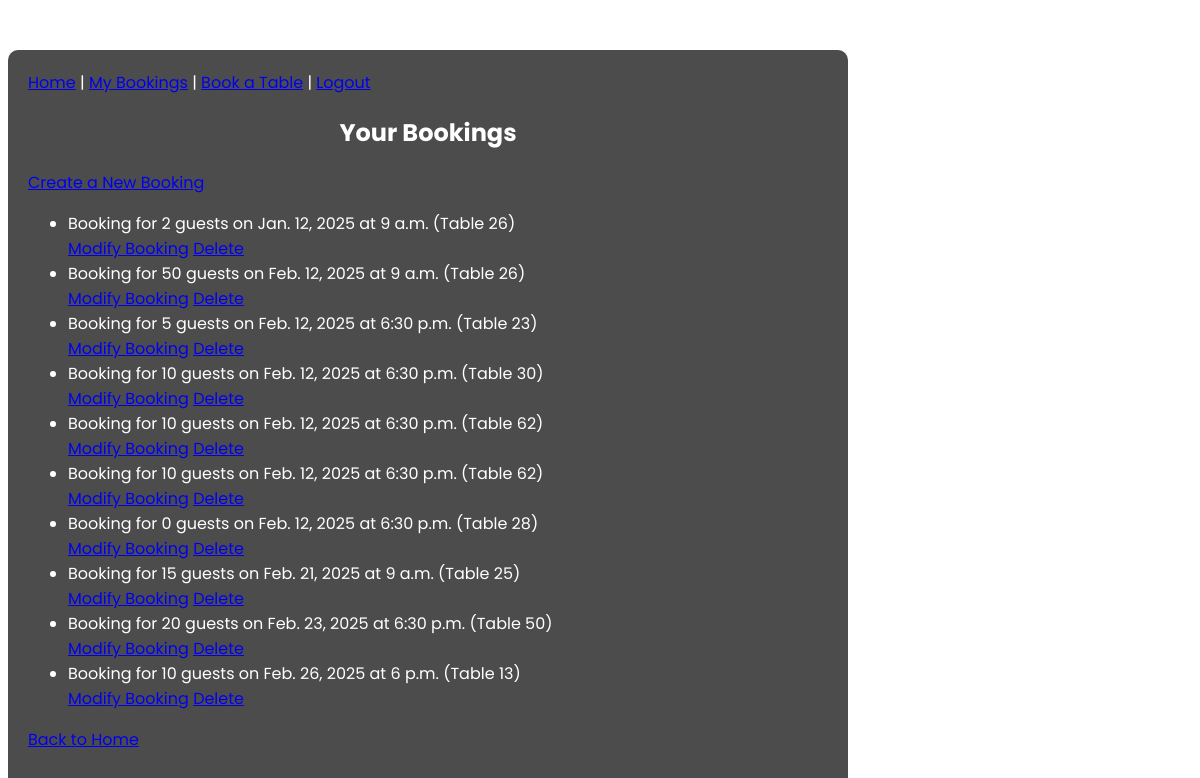
/bookings/ (signed in), run on an earlier commit of the app's database.
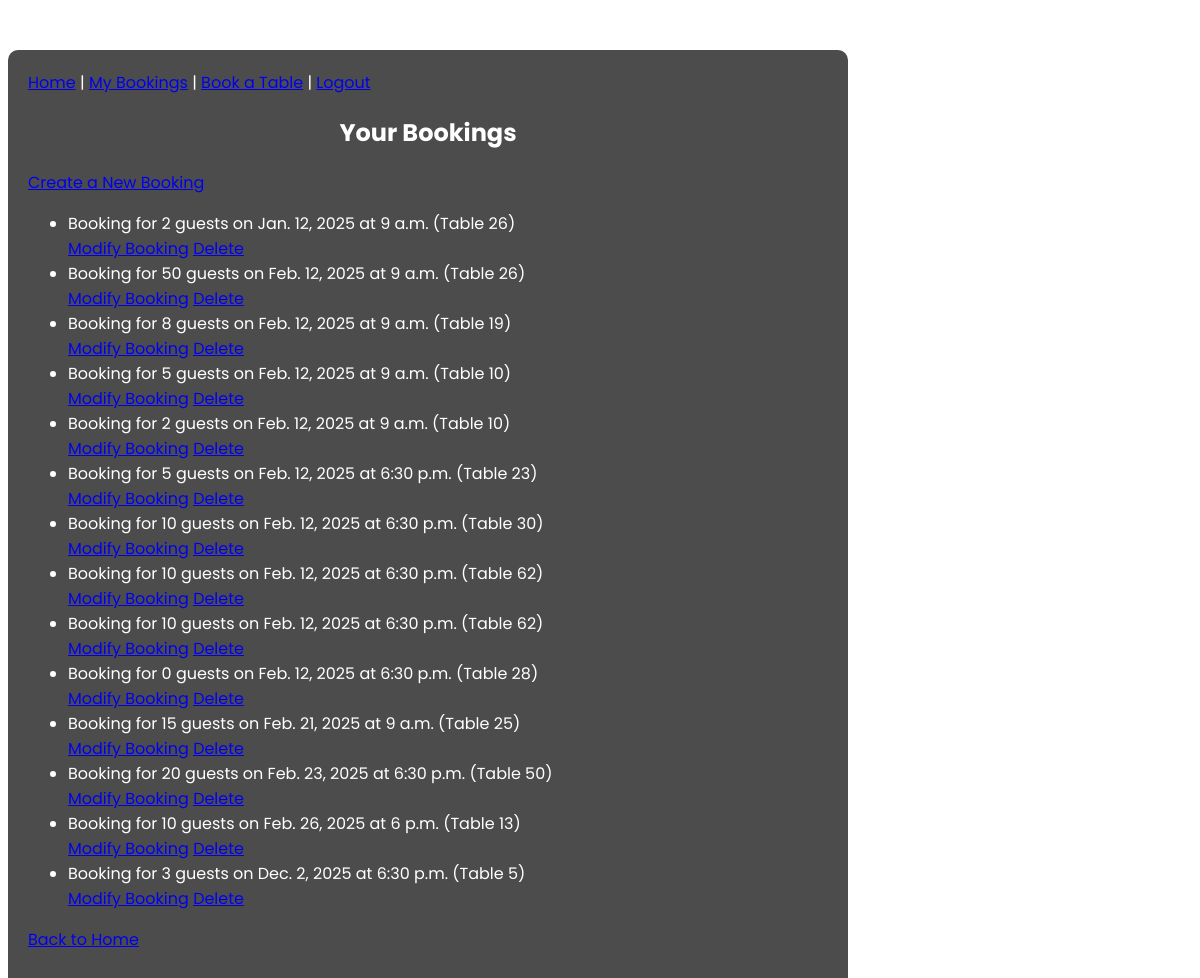
And on a later commit of the database.
### accounts/models.py (models this page shows, shortened)
class Booking(models.Model):
    user = models.ForeignKey(User, on_delete=models.CASCADE)
    table_number = models.PositiveIntegerField(
        validators=[MinValueValidator(1), MaxValueValidator(20)]
    )
    date = models.DateField()
    time = models.TimeField()
    guests = models.PositiveIntegerField(
        validators=[MinValueValidator(1), MaxValueValidator(10)]
    )
    class Meta:
        ordering = ['date', 'time']

### restaurant_booking/views.py (the view)
@login_required
def view_bookings(request):
    if request.user.is_staff:
        bookings = Booking.objects.all()
    else:
        bookings = Booking.objects.filter(user=request.user)
    for booking in bookings:
        print(
            f"Booking ID: {booking.id}, "
            f"Date: {booking.date}, "
            f"Time: {booking.time}, "
        )
    return render(
        request,
        "bookings/booking_list.html",
        {"bookings": bookings}
    )

### templates/bookings/booking_list.html
{% extends "base.html" %} {% block content %}
<h2>Your Bookings</h2>
<p><a href="{% url 'create_booking' %}">Create a New Booking</a></p>
{% if bookings %}
<ul>
  {% for booking in bookings %}
  <li>
    Booking for {{ booking.guests }} guests on {{ booking.date }} at {{ booking.time|time }} (Table {{ booking.table_number }})
    <br />
    <a href="{% url 'modify_booking' booking.id %}">Modify Booking</a>
    <a
      href="{% url 'cancel_booking' booking.id %}"
      onclick="return confirm('Are you sure you want to cancel this booking?');"
    >
      Delete
    </a>
  </li>
  {% endfor %}
</ul>
{% else %}
<p>No bookings found.</p>
{% endif %}
<p><a href="{% url 'home' %}">Back to Home</a></p>
{% endblock %}

### templates/base.html (shortened to what this page needs)
{% load static %}
<!DOCTYPE html>
<html lang="en">
  <head>
    <link rel="stylesheet" href="{% static 'css/style.css' %}">
  </head>
  <body>
    <header>
      <nav class="navbar">
        <div class="logo container">
          <a href="{% url 'home' %}">
    <nav>
      <a href="{% url 'home' %}">Home</a> |
      <a href="{% url 'view_bookings' %}">My Bookings</a> |
      <a href="{% url 'create_booking' %}">Book a Table</a>
      {% if user.is_authenticated %} |
      <a href="{% url 'logout' %}">Logout</a> {% else %} |
      <a href="{% url 'login' %}">Login</a>
      {% endif %}
    </nav>
    <div class="content">{% block content %} {% endblock %}</div>
  </body>
</html>

### static/css/style.css (style rules this page uses)
body { background-image: url("/static/images/restaurantbg.jpg"); background-size: cover; background-position: center; background-attachment: fixed; font-family: "Poppins", sans-serif; color: white; }
.container { background: rgba(0, 0, 0, 0.7); padding: 20px; border-radius: 10px; margin-top: 50px; max-width: 800px; }
h1, h2 { text-align: center; color: #ffffff; }

What changed in the data, as far as the page shows it:
added Booking: guests "8", date "Feb. 12, 2025", time "9 a.m.", table_number "19"
added Booking: guests "5", date "Feb. 12, 2025", time "9 a.m.", table_number "10"
added Booking: guests "2", date "Feb. 12, 2025", time "9 a.m.", table_number "10"
added Booking: guests "3", date "Dec. 2, 2025", time "6:30 p.m.", table_number "5"
